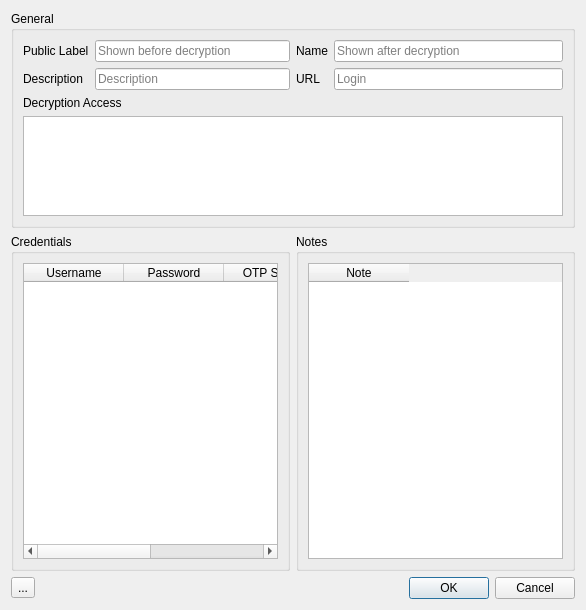
<?xml version="1.0" encoding="UTF-8"?>
<ui version="4.0">
 <class>NewPasswordDialog</class>
 <widget class="QDialog" name="NewPasswordDialog">
  <property name="geometry">
   <rect>
    <x>0</x>
    <y>0</y>
    <width>586</width>
    <height>610</height>
   </rect>
  </property>
  <property name="windowTitle">
   <string>Dialog</string>
  </property>
  <layout class="QGridLayout" name="gridLayout_3">
   <item row="0" column="0" colspan="3">
    <widget class="QGroupBox" name="groupBox">
     <property name="title">
      <string>General</string>
     </property>
     <layout class="QGridLayout" name="gridLayout">
      <item row="2" column="0" colspan="2">
       <widget class="QListWidget" name="listWidget">
        <property name="sizePolicy">
         <sizepolicy hsizetype="Expanding" vsizetype="Minimum">
          <horstretch>0</horstretch>
          <verstretch>0</verstretch>
         </sizepolicy>
        </property>
        <property name="maximumSize">
         <size>
          <width>16777215</width>
          <height>100</height>
         </size>
        </property>
       </widget>
      </item>
      <item row="0" column="0">
       <layout class="QFormLayout" name="formLayout">
        <item row="0" column="0">
         <widget class="QLabel" name="label_8">
          <property name="text">
           <string>Public Label</string>
          </property>
         </widget>
        </item>
        <item row="0" column="1">
         <widget class="QLineEdit" name="lineEditPublicAppName">
          <property name="placeholderText">
           <string>Shown before decryption</string>
          </property>
         </widget>
        </item>
        <item row="1" column="0">
         <widget class="QLabel" name="label">
          <property name="text">
           <string>Description</string>
          </property>
         </widget>
        </item>
        <item row="1" column="1">
         <widget class="QLineEdit" name="lineEditDescription">
          <property name="placeholderText">
           <string>Description</string>
          </property>
         </widget>
        </item>
       </layout>
      </item>
      <item row="0" column="1">
       <layout class="QFormLayout" name="formLayout_2">
        <item row="0" column="0">
         <widget class="QLabel" name="label_7">
          <property name="text">
           <string>Name</string>
          </property>
         </widget>
        </item>
        <item row="0" column="1">
         <widget class="QLineEdit" name="lineEditAppName">
          <property name="placeholderText">
           <string>Shown after decryption</string>
          </property>
         </widget>
        </item>
        <item row="1" column="0">
         <widget class="QLabel" name="label_2">
          <property name="text">
           <string>URL</string>
          </property>
         </widget>
        </item>
        <item row="1" column="1">
         <widget class="QLineEdit" name="lineEditURL">
          <property name="placeholderText">
           <string>Login</string>
          </property>
         </widget>
        </item>
       </layout>
      </item>
      <item row="1" column="0" colspan="2">
       <widget class="QLabel" name="label_9">
        <property name="text">
         <string>Decryption Access</string>
        </property>
       </widget>
      </item>
     </layout>
    </widget>
   </item>
   <item row="1" column="0" colspan="3">
    <layout class="QHBoxLayout" name="horizontalLayout_2">
     <item>
      <widget class="QGroupBox" name="groupBox_2">
       <property name="title">
        <string>Credentials</string>
       </property>
       <layout class="QGridLayout" name="gridLayout_2">
        <item row="0" column="0">
         <widget class="QTableWidget" name="tableWidgetCredentials">
          <property name="maximumSize">
           <size>
            <width>16777215</width>
            <height>16777207</height>
           </size>
          </property>
          <property name="showDropIndicator" stdset="0">
           <bool>false</bool>
          </property>
          <column>
           <property name="text">
            <string>Username</string>
           </property>
          </column>
          <column>
           <property name="text">
            <string>Password</string>
           </property>
          </column>
          <column>
           <property name="text">
            <string>OTP Secret</string>
           </property>
          </column>
          <column>
           <property name="text">
            <string>OTP Length</string>
           </property>
          </column>
         </widget>
        </item>
       </layout>
      </widget>
     </item>
     <item>
      <widget class="QGroupBox" name="groupBox_4">
       <property name="title">
        <string>Notes</string>
       </property>
       <layout class="QGridLayout" name="gridLayout_5">
        <item row="0" column="0">
         <widget class="QTableWidget" name="tableWidgetNotes">
          <column>
           <property name="text">
            <string>Note</string>
           </property>
          </column>
         </widget>
        </item>
       </layout>
      </widget>
     </item>
    </layout>
   </item>
   <item row="2" column="0">
    <widget class="QToolButton" name="toolButton">
     <property name="text">
      <string>...</string>
     </property>
    </widget>
   </item>
   <item row="2" column="1" colspan="2">
    <widget class="QDialogButtonBox" name="buttonBox">
     <property name="orientation">
      <enum>Qt::Orientation::Horizontal</enum>
     </property>
     <property name="standardButtons">
      <set>QDialogButtonBox::StandardButton::Cancel|QDialogButtonBox::StandardButton::Ok</set>
     </property>
    </widget>
   </item>
  </layout>
 </widget>
 <tabstops>
  <tabstop>lineEditPublicAppName</tabstop>
  <tabstop>lineEditAppName</tabstop>
  <tabstop>lineEditDescription</tabstop>
  <tabstop>lineEditURL</tabstop>
  <tabstop>listWidget</tabstop>
  <tabstop>tableWidgetCredentials</tabstop>
  <tabstop>tableWidgetNotes</tabstop>
 </tabstops>
 <resources/>
 <connections>
  <connection>
   <sender>buttonBox</sender>
   <signal>accepted()</signal>
   <receiver>NewPasswordDialog</receiver>
   <slot>accept()</slot>
   <hints>
    <hint type="sourcelabel">
     <x>248</x>
     <y>254</y>
    </hint>
    <hint type="destinationlabel">
     <x>157</x>
     <y>274</y>
    </hint>
   </hints>
  </connection>
  <connection>
   <sender>buttonBox</sender>
   <signal>rejected()</signal>
   <receiver>NewPasswordDialog</receiver>
   <slot>reject()</slot>
   <hints>
    <hint type="sourcelabel">
     <x>316</x>
     <y>260</y>
    </hint>
    <hint type="destinationlabel">
     <x>286</x>
     <y>274</y>
    </hint>
   </hints>
  </connection>
 </connections>
</ui>
